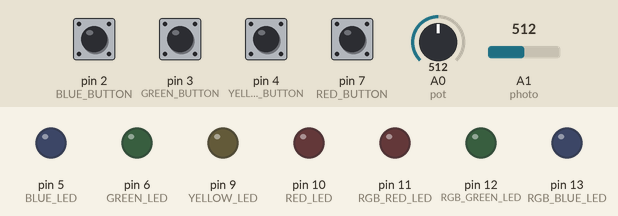
The sketch below on a simulated Arduino Uno, built with avr-gcc and run on an emulated ATmega328P. Parts: output pins drawn as LEDs (lit = HIGH). Inputs (shaded band) come from the test bench; at power-on: pin 2 (BLUE_BUTTON), pin 3 (GREEN_BUTTON), pin 4 (YELLOW_BUTTON), pin 7 (RED_BUTTON) HIGH, A0 (pot) = 512, A1 (photo) = 512. What the sketch prints to the serial monitor is not drawn.

Above: at 1.4 s.
1.5 s: pin 2 (BLUE_BUTTON) pulled LOW for 0.15 s
At 3.2 s:
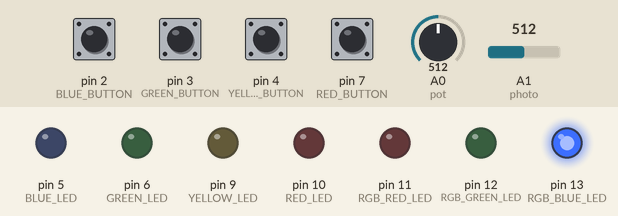
3.5 s: pin 3 (GREEN_BUTTON) pulled LOW for 0.15 s
At 3.9 s:
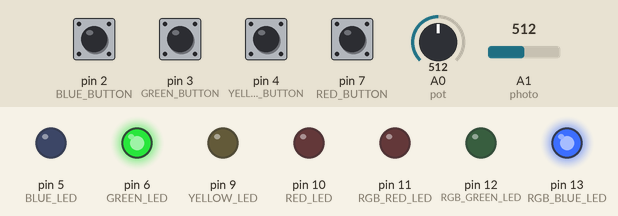
5.5 s: pin 4 (YELLOW_BUTTON) pulled LOW for 0.15 s
At 5.9 s:
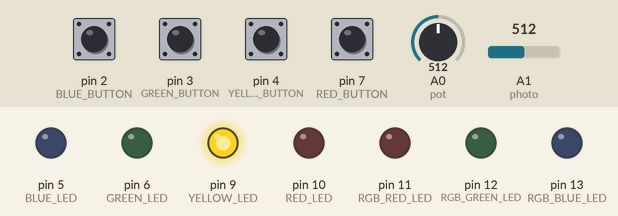
7.5 s: pin 7 (RED_BUTTON) pulled LOW for 0.15 s
At 7.9 s:
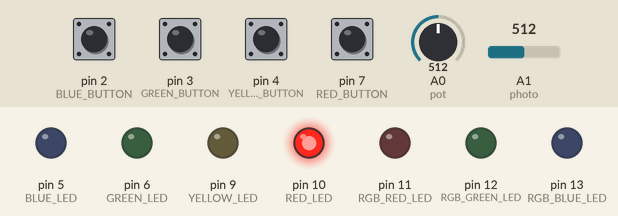
9.5 s: pin 3 (GREEN_BUTTON) pulled LOW for 1 s
At 9.9 s:
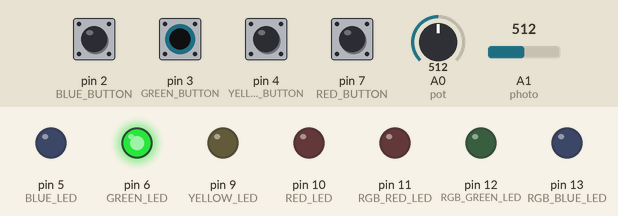
12.0 s: A0 (pot) set to 107
15.0 s: A0 (pot) set to 91
Timing chart, 0 to 18.0 s (numbered marks = the images above; inputs shaded):
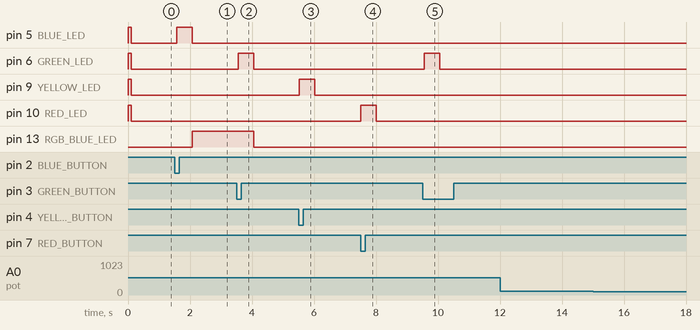

Measured:
- after the input at 1.5 s, pin 5 (BLUE_LED): LOW → HIGH after 0.07 s, → LOW 0.50 s later; pin 13 (RGB_BLUE_LED): LOW → HIGH after 0.57 s
- after the input at 3.5 s, pin 6 (GREEN_LED): LOW → HIGH after 0.06 s, → LOW 0.50 s later; pin 13 (RGB_BLUE_LED): HIGH → LOW after 0.56 s
- after the input at 5.5 s, pin 9 (YELLOW_LED): LOW → HIGH at once, → LOW 0.50 s later
- after the input at 7.5 s, pin 10 (RED_LED): LOW → HIGH at once, → LOW 0.50 s later
- after the input at 9.5 s, pin 6 (GREEN_LED): LOW → HIGH after 0.05 s, → LOW 0.50 s later
- after the input at 12.0 s, every drawn part: stays the same
- after the input at 15.0 s, every drawn part: stays the same

The sketch:

hardwareTest.ino
```cpp
#define RED_LED      10
#define YELLOW_LED    9
#define GREEN_LED   6
#define BLUE_LED    5

#define RGB_RED_LED   11
#define RGB_GREEN_LED 12
#define RGB_BLUE_LED  13

#define pot       A0
#define photo     A1

int potValue = 0;
int photoValue = 0;

#define RED_BUTTON    7
#define YELLOW_BUTTON 4
#define GREEN_BUTTON  3
#define BLUE_BUTTON   2

volatile uint32_t MainEventFlags = 0;
#define Flag_BUTTON_GREEN 0x01
#define Flag_BUTTON_BLUE  0x02

uint8_t  RedState = HIGH;
uint8_t  lastRedState = HIGH;
uint8_t  YellowState = HIGH;
uint8_t  lastYellowState = HIGH;

int rgbCounter = 0;


void setup()
{
  Serial.begin(9600);

  pinMode(RED_LED, OUTPUT);
  pinMode(YELLOW_LED, OUTPUT);
  pinMode(GREEN_LED, OUTPUT);
  pinMode(BLUE_LED, OUTPUT);

  pinMode(RGB_RED_LED, OUTPUT);
  pinMode(RGB_GREEN_LED, OUTPUT);
  pinMode(RGB_BLUE_LED, OUTPUT);

  pinMode(RED_BUTTON,INPUT_PULLUP);
  pinMode(YELLOW_BUTTON,INPUT_PULLUP);
  pinMode(GREEN_BUTTON,INPUT_PULLUP);
  pinMode(BLUE_BUTTON,INPUT_PULLUP);

  attachInterrupt(digitalPinToInterrupt(GREEN_BUTTON), green_ButtonISR, FALLING);
  attachInterrupt(digitalPinToInterrupt(BLUE_BUTTON), blue_ButtonISR, FALLING);

  digitalWrite(RED_LED, HIGH);
  digitalWrite(YELLOW_LED, HIGH);
  digitalWrite(GREEN_LED, HIGH);
  digitalWrite(BLUE_LED, HIGH);
  delay(100);
  digitalWrite(RED_LED, LOW);
  digitalWrite(YELLOW_LED, LOW);
  digitalWrite(GREEN_LED, LOW);
  digitalWrite(BLUE_LED, LOW);
  delay(100);

  Serial.println("Start Loop");
}

void loop()
{
  potValue = analogRead(pot);
  photoValue = analogRead(photo);

  Serial.print("Potentiometer = ");
  Serial.print(potValue);
  Serial.print("  Photoresistor = ");
  Serial.println(photoValue);

  if(MainEventFlags & Flag_BUTTON_GREEN){
    delay(30);
    MainEventFlags &= ~Flag_BUTTON_GREEN;
    if (!digitalRead(GREEN_BUTTON)){
      digitalWrite(GREEN_LED,!digitalRead(GREEN_LED));
      delay(500);
      digitalWrite(GREEN_LED,!digitalRead(GREEN_LED));
      rgbCounter = 0;
    }
  }


  if(MainEventFlags & Flag_BUTTON_BLUE){
    delay(30);
    MainEventFlags &= ~Flag_BUTTON_BLUE;
    if (!digitalRead(BLUE_BUTTON)){
      digitalWrite(BLUE_LED,!digitalRead(BLUE_LED));
      delay(500);
      digitalWrite(BLUE_LED,!digitalRead(BLUE_LED));
      if(rgbCounter < 7){
        rgbCounter++;
      }else{
        rgbCounter = 0;
      }
    }
  }

  RedState = digitalRead(RED_BUTTON);
  YellowState = digitalRead(YELLOW_BUTTON);

  if (RedState != lastRedState) {
    if (!RedState) {
    digitalWrite(RED_LED,!digitalRead(RED_LED));
      delay(500);
      digitalWrite(RED_LED,!digitalRead(RED_LED));
    }
    delay(50);
  }

  if (YellowState != lastYellowState) {
    if (!YellowState) {
      digitalWrite(YELLOW_LED,!digitalRead(YELLOW_LED));
      delay(500);
      digitalWrite(YELLOW_LED,!digitalRead(YELLOW_LED));
    }
    delay(50);
  }

  lastRedState = RedState;
  lastYellowState = YellowState;

  if(rgbCounter == 0){
    digitalWrite(RGB_RED_LED,LOW);
    digitalWrite(RGB_GREEN_LED,LOW);
    digitalWrite(RGB_BLUE_LED,LOW);
  }
  if(rgbCounter == 1){
    digitalWrite(RGB_RED_LED,LOW);
    digitalWrite(RGB_GREEN_LED,LOW);
    digitalWrite(RGB_BLUE_LED,HIGH);
  }
  if(rgbCounter == 2){
    digitalWrite(RGB_RED_LED,LOW);
    digitalWrite(RGB_GREEN_LED,HIGH);
    digitalWrite(RGB_BLUE_LED,LOW);
  }
  if(rgbCounter == 3){
    digitalWrite(RGB_RED_LED,LOW);
    digitalWrite(RGB_GREEN_LED,HIGH);
    digitalWrite(RGB_BLUE_LED,HIGH);
  }
  if(rgbCounter == 4){
    digitalWrite(RGB_RED_LED,HIGH);
    digitalWrite(RGB_GREEN_LED,LOW);
    digitalWrite(RGB_BLUE_LED,LOW);
  }
  if(rgbCounter == 5){
    digitalWrite(RGB_RED_LED,HIGH);
    digitalWrite(RGB_GREEN_LED,LOW);
    digitalWrite(RGB_BLUE_LED,HIGH);
  }
  if(rgbCounter == 6){
    digitalWrite(RGB_RED_LED,HIGH);
    digitalWrite(RGB_GREEN_LED,HIGH);
    digitalWrite(RGB_BLUE_LED,LOW);
  }
  if(rgbCounter == 7){
    digitalWrite(RGB_RED_LED,HIGH);
    digitalWrite(RGB_GREEN_LED,HIGH);
    digitalWrite(RGB_BLUE_LED,HIGH);
  }

}

void green_ButtonISR(){
  MainEventFlags |= Flag_BUTTON_GREEN;

}

void blue_ButtonISR(){
  MainEventFlags |= Flag_BUTTON_BLUE;

}
```
